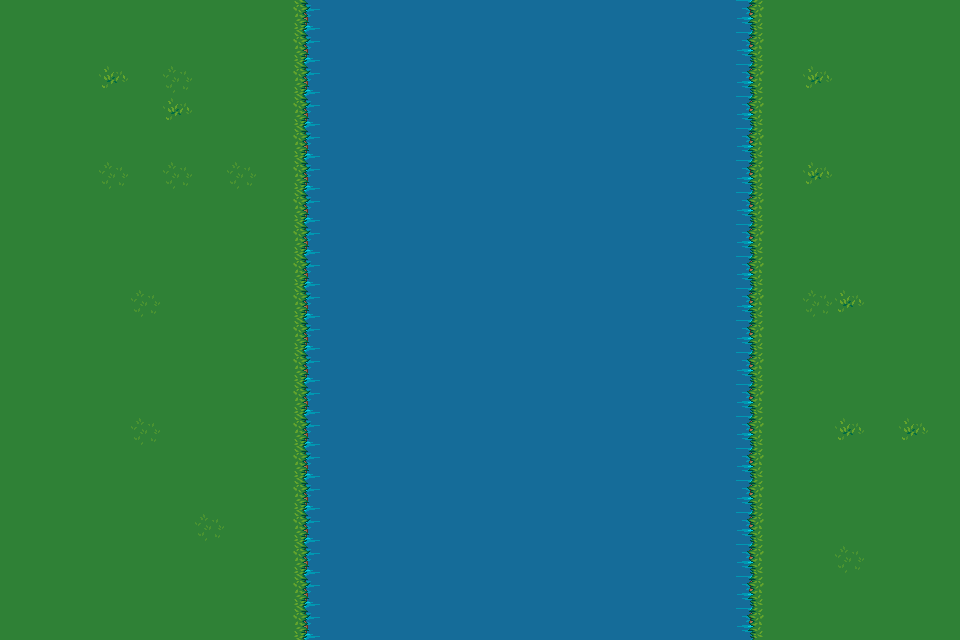

This game map was drawn from its Tiled (.tmx) file and the tilesets committed beside it. A one-line description and the full map source follow:
An orthogonal 30x20 tile map with 32x32 px tiles, 2 tile layers (grass, water), 2 tilesets.

<map version="1.9" tiledversion="1.9.2" orientation="orthogonal" renderorder="right-down" width="30" height="20" tilewidth="32" tileheight="32" infinite="0" nextlayerid="3" nextobjectid="1">
 <tileset firstgid="1" source="maps/grass.tsx" />
 <tileset firstgid="19" source="watergrass.tsx" />
 <layer id="1" name="grass" width="30" height="20">
  <data encoding="csv">
11,11,11,11,11,11,11,11,11,11,11,11,11,11,11,11,11,11,11,11,11,11,11,11,11,11,11,11,11,11,
11,11,11,11,11,11,11,11,11,11,11,11,11,11,11,11,11,11,11,11,11,11,16,11,11,11,11,11,11,11,
11,11,11,16,11,17,11,11,11,11,11,11,11,11,11,11,11,16,11,11,11,11,11,11,11,16,11,11,11,11,
11,11,11,11,11,16,11,11,11,11,11,11,11,11,17,11,11,11,11,11,11,11,16,11,11,11,11,11,11,11,
11,11,11,11,11,11,11,11,11,11,11,11,11,11,11,11,11,11,17,11,11,11,11,11,11,11,11,11,11,11,
11,11,11,17,11,17,11,17,11,11,11,11,11,11,11,11,11,11,11,11,11,11,11,11,11,16,11,11,11,11,
11,11,11,11,11,11,11,11,11,11,11,11,11,11,11,11,11,11,11,11,11,11,11,11,11,11,11,11,11,11,
11,11,11,11,11,11,11,11,11,11,17,11,11,11,11,11,11,11,11,11,11,11,11,11,11,11,11,11,11,11,
11,11,11,11,11,11,11,11,11,11,11,11,11,11,11,11,11,11,11,11,11,11,11,11,11,11,11,11,11,11,
11,11,11,11,17,11,11,11,11,11,11,11,11,11,11,11,11,11,11,11,11,11,11,17,11,17,16,11,11,11,
11,11,11,11,11,11,11,11,11,11,11,11,11,11,17,11,11,11,17,11,11,11,11,11,11,11,11,11,11,11,
11,11,11,11,11,11,11,11,11,11,11,11,11,11,11,11,11,11,11,11,11,11,11,11,11,11,11,11,11,11,
11,11,11,11,11,11,11,11,11,11,11,11,11,17,11,11,11,11,11,11,17,11,11,11,11,11,11,11,11,11,
11,11,11,11,17,11,11,11,11,11,11,11,11,11,11,11,11,11,11,11,11,11,11,11,11,11,16,11,16,11,
11,11,11,11,11,11,11,11,11,11,11,11,11,11,11,11,11,11,11,11,11,11,11,11,11,11,11,11,11,11,
11,11,11,11,11,11,11,11,11,11,11,11,11,11,11,11,11,11,11,11,11,11,11,11,11,11,11,11,11,11,
11,11,11,11,11,11,17,11,11,11,11,11,11,11,11,11,11,11,11,11,11,11,11,11,11,11,11,11,11,11,
11,11,11,11,11,11,11,11,11,11,11,11,11,11,17,17,11,11,11,11,11,11,11,11,11,11,17,11,11,11,
11,11,11,11,11,11,11,11,11,11,11,11,11,11,11,11,11,11,11,11,11,11,11,11,11,11,11,11,11,11,
11,11,11,11,11,11,11,11,11,11,11,11,11,11,11,11,11,11,11,11,11,11,11,11,11,11,11,11,11,11
</data>
 </layer>
 <layer id="2" name="water" width="30" height="20">
  <data encoding="csv">
0,0,0,0,0,0,0,0,0,28,29,29,29,29,29,29,29,29,29,29,29,29,29,30,0,0,0,0,0,0,
0,0,0,0,0,0,0,0,0,28,29,29,29,29,29,29,29,29,29,29,29,29,29,30,0,0,0,0,0,0,
0,0,0,0,0,0,0,0,0,28,29,29,29,29,29,29,29,29,29,29,29,29,29,30,0,0,0,0,0,0,
0,0,0,0,0,0,0,0,0,28,29,29,29,29,29,29,29,29,29,29,29,29,29,30,0,0,0,0,0,0,
0,0,0,0,0,0,0,0,0,28,29,29,29,29,29,29,29,29,29,29,29,29,29,30,0,0,0,0,0,0,
0,0,0,0,0,0,0,0,0,28,29,29,29,29,29,29,29,29,29,29,29,29,29,30,0,0,0,0,0,0,
0,0,0,0,0,0,0,0,0,28,29,29,29,29,29,29,29,29,29,29,29,29,29,30,0,0,0,0,0,0,
0,0,0,0,0,0,0,0,0,28,29,29,29,29,29,29,29,29,29,29,29,29,29,30,0,0,0,0,0,0,
0,0,0,0,0,0,0,0,0,28,29,29,29,29,29,29,29,29,29,29,29,29,29,30,0,0,0,0,0,0,
0,0,0,0,0,0,0,0,0,28,29,29,29,29,29,29,29,29,29,29,29,29,29,30,0,0,0,0,0,0,
0,0,0,0,0,0,0,0,0,28,29,29,29,29,29,29,29,29,29,29,29,29,29,30,0,0,0,0,0,0,
0,0,0,0,0,0,0,0,0,28,29,29,29,29,29,29,29,29,29,29,29,29,29,30,0,0,0,0,0,0,
0,0,0,0,0,0,0,0,0,28,29,29,29,29,29,29,29,29,29,29,29,29,29,30,0,0,0,0,0,0,
0,0,0,0,0,0,0,0,0,28,29,29,29,29,29,29,29,29,29,29,29,29,29,30,0,0,0,0,0,0,
0,0,0,0,0,0,0,0,0,28,29,29,29,29,29,29,29,29,29,29,29,29,29,30,0,0,0,0,0,0,
0,0,0,0,0,0,0,0,0,28,29,29,29,29,29,29,29,29,29,29,29,29,29,30,0,0,0,0,0,0,
0,0,0,0,0,0,0,0,0,28,29,29,29,29,29,29,29,29,29,29,29,29,29,30,0,0,0,0,0,0,
0,0,0,0,0,0,0,0,0,28,29,29,29,29,29,29,29,29,29,29,29,29,29,30,0,0,0,0,0,0,
0,0,0,0,0,0,0,0,0,28,29,29,29,29,29,29,29,29,29,29,29,29,29,30,0,0,0,0,0,0,
0,0,0,0,0,0,0,0,0,28,29,29,29,29,29,29,29,29,29,29,29,29,29,30,0,0,0,0,0,0
</data>
 </layer>
</map>
